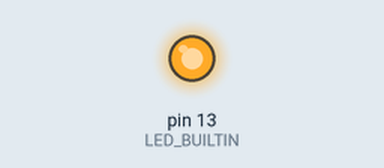
This sketch was run on a simulated Arduino Uno, built with avr-gcc and run on an emulated ATmega328P. On the bench: output pins drawn as LEDs (lit = HIGH).

Above: at 0.1 s.
At 18.1 s:
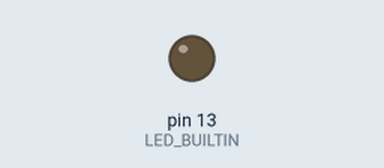
Timing chart, 0 to 19.6 s (numbered marks = the images above):
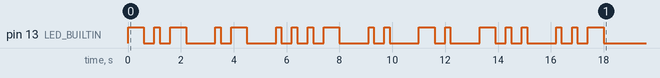

The sketch:

Task1.1.ino
```cpp
//Name - KAVINDU HANSAJITH KEVITIYAGALA VITHANAGE
// Student ID - 225039499
//Task - 1.1P
//Trimester - 1, 2025


const int DotBlink = 200;    // Duration of a dot in milliseconds
const int LineBlink = 600;   // Duration of a line in milliseconds
const int DotLine_Gap = 200; // Space between dots and lines within a letter
const int DotLine_Space = 900; // Space between letters

// Define Morse code patterns for each letter in my name 'KAVINDU'
const String morseCode[] = {
  "-.-",   // K Letter Morse Code
  ".-",    // A Letter Morse Code
  "...-",  // V Letter Morse Code
  "..",    // I Letter Morse Code
  "-.",    // N Letter Morse Code
  "-..",   // D Letter Morse Code
  "..-"    // U Letter Morse Code
};

bool OneTimeStop = false; //to run the code one time

void setup() {
  pinMode(LED_BUILTIN, OUTPUT);
}

void loop() {
  if (!OneTimeStop) {
  for (int i = 0; i < 7; i++) {     //loop throup each letter in the array
    blinkMorseCode(morseCode[i]);  // Blink each letter's Morse code
    delay(DotLine_Space); // Space between letters
  }
  delay(2000); // Pause after the full name
  OneTimeStop = true; //runs only onetime
  }
}

// Function to blink the LED based on Morse code
void blinkMorseCode(String code) {
  for (int i = 0; i < code.length(); i++) {
    if (code[i] == '.') { //check current character is a "."
      blinkDot();
    } else if (code[i] == '-') { //check current character a "-"
      blinkLine();
    }
    if (i < code.length() - 1) {
      delay(DotLine_Gap); // Space between dots and lines
    }
  }
}

// Function to blink a dot
void blinkDot() {
  digitalWrite(LED_BUILTIN, HIGH);
  delay(DotBlink);
  digitalWrite(LED_BUILTIN, LOW);
  delay(DotLine_Gap);
}

// Function to blink a line
void blinkLine() {
  digitalWrite(LED_BUILTIN, HIGH);
  delay(LineBlink);
  digitalWrite(LED_BUILTIN, LOW);
  delay(DotLine_Gap);
}
```

Measured:
- by itself, pin 13 (LED_BUILTIN): LOW → HIGH at 0.00 s, → LOW 0.60 s later, → HIGH 0.40 s later, → LOW 0.20 s later, … (38 changes in this stretch)
